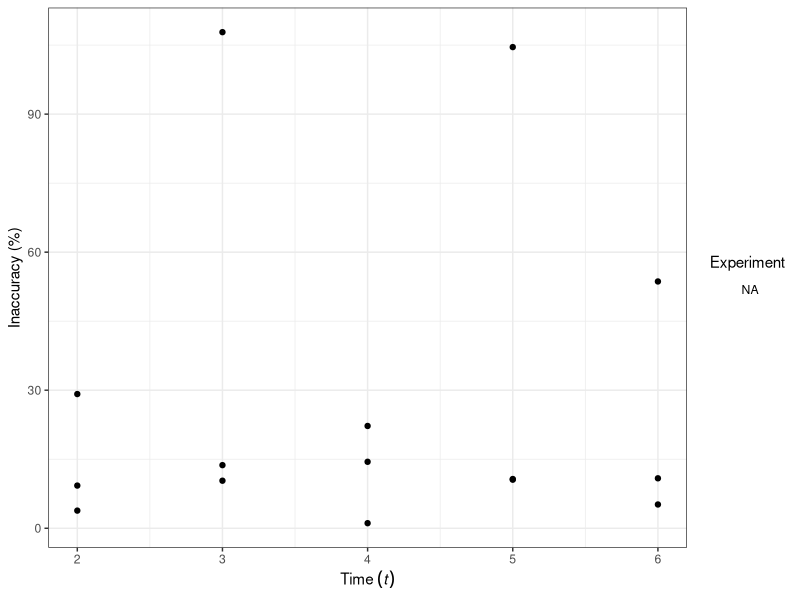
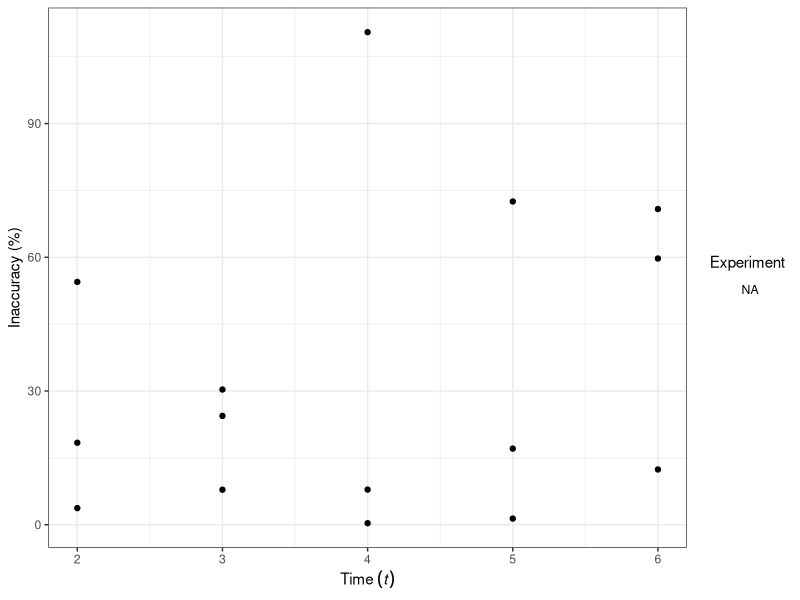
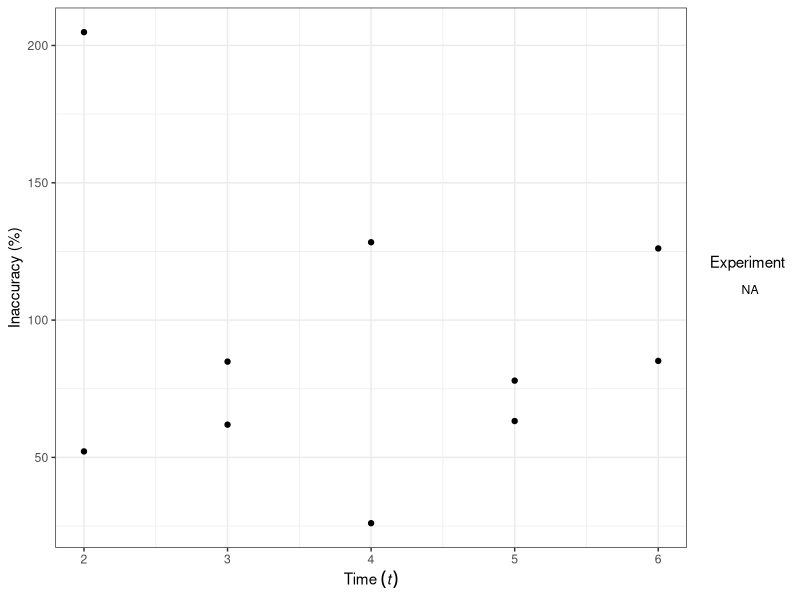

Here is the R script that generated these plots, in order:
# libraries
library(tidyverse)

# read
mon_plates <- read_csv("data_raw/plates_monday.csv")
wed_plates <- read_csv("data_raw/plates_wednesday.csv")


# filter NA plates, calc intersect (79)
plate_mon_noNA <- filter(mon_plates, plate_mon!="NA")
plate_weds_noNA <- filter(wed_plates, plate_weds!="NA")

length(intersect(plate_mon_noNA$plate_mon, 
                 plate_weds_noNA$plate_weds)) # 79

# filter to group a, calc intersect (10)
mon_groupA<-filter(plate_mon_noNA, area=="a")
weds_groupA<-filter(plate_weds_noNA, area=="a")

length(intersect(mon_groupA $plate_mon, 
                 weds_groupA$plate_weds)) # 10


# population size estimate (krebs ch2)
n1 <- nrow(plate_mon_noNA) # num of mon vehicles
n2 <- nrow(plate_weds_noNA) # num of wed vehicles
m2 <- length(intersect(plate_mon_noNA$plate_mon, 
                       plate_weds_noNA$plate_weds)) # num recaptures

n_hat <- (n1 * n2) / m2 # estimate population size
n_hat # 414.6456

# area a 
n1a <- nrow(mon_groupA) # num of mon vehicles
n2a <- nrow(weds_groupA) # num of wed vehicles
m2a <- length(intersect(mon_groupA$plate_mon, 
                       weds_groupA$plate_weds)) # num recaptures

n_hata <- (n1a * n2a) / m2a # estimate population size
n_hata # 115.6

# confidence interval calculation (formula from krebs)
var_n <- (n1^2 * n2 * (n2 - m2)) / (m2^3)
se_n  <- sqrt(var_n)

CI_lower <- n_hat - 1.96 * se_n
CI_upper <- n_hat + 1.96 * se_n

CI_lower # 345.7152
CI_upper # 483.576

# area a
var_na <- (n1a^2 * n2a * (n2a - m2a)) / (m2a^3)
se_na  <- sqrt(var_na)

CI_lowera <- n_hata - 1.96 * se_na
CI_uppera <- n_hata + 1.96 * se_na

CI_lowera # 55.40228
CI_uppera # 175.7977

#### jolly seber section

# read files
pop_accuracy <- read_csv("data_raw/pop_inaccuracy.csv")
pop_accuracy$exp <- as.factor(pop_accuracy$exp)
pop_accuracy$exp <- factor(
  pop_accuracy$exp,
  levels = c("first", "second", "third"),
  labels = c("First", "Second", "Third"))

recruit_accuracy <- read_csv("data_raw/recruit_inaccuracy.csv")
recruit_accuracy$exp <- as.factor(recruit_accuracy$exp)
recruit_accuracy$inaccuracy <- as.numeric(recruit_accuracy$inaccuracy)
# coerce to numeric to remove DIV/0 from graph
recruit_accuracy_clean <- subset(
  recruit_accuracy,
  is.finite(inaccuracy) & inaccuracy != 0) # clean na values for div 0 errors
recruit_accuracy_clean$exp <- factor(
  recruit_accuracy_clean$exp,
  levels = c("first", "third"),
  labels = c("First", "Third"))

survival_accuracy <- read_csv("data_raw/survival_inaccuracy.csv")
survival_accuracy$exp <- as.factor(survival_accuracy$exp)
survival_accuracy$exp <- factor(
  survival_accuracy$exp,
  levels = c("first", "second", "third"),
  labels = c("First", "Second", "Third"))

# plots
ggplot(data = pop_accuracy, aes(x = time, 
                                 y = inaccuracy, 
                                 group = exp)) +
  geom_line(aes(linetype = exp)) +
  geom_point() +
  theme_bw() +
  labs(
    x = expression(Time~(italic(t))),
    y = "Inaccuracy (%)",
    linetype = "Experiment"
  ) # pop accuracy

ggplot(data = survival_accuracy, aes(x = time, 
                                y = inaccuracy, 
                                group = exp)) +
  geom_line(aes(linetype = exp)) +
  geom_point() +
  theme_bw() +
  labs(
    x = expression(Time~(italic(t))),
    y = "Inaccuracy (%)",
    linetype = "Experiment"
  ) # survival accuracy

ggplot(data = recruit_accuracy_clean, aes(x = time, 
                                     y = inaccuracy, 
                                     group = exp)) +
  geom_line(aes(linetype = exp)) +
  geom_point() +
  theme_bw() +
  labs(
    x = expression(Time~(italic(t))),
    y = "Inaccuracy (%)",
    linetype = "Experiment"
  ) # recruit accuracy (minus exp 2)
